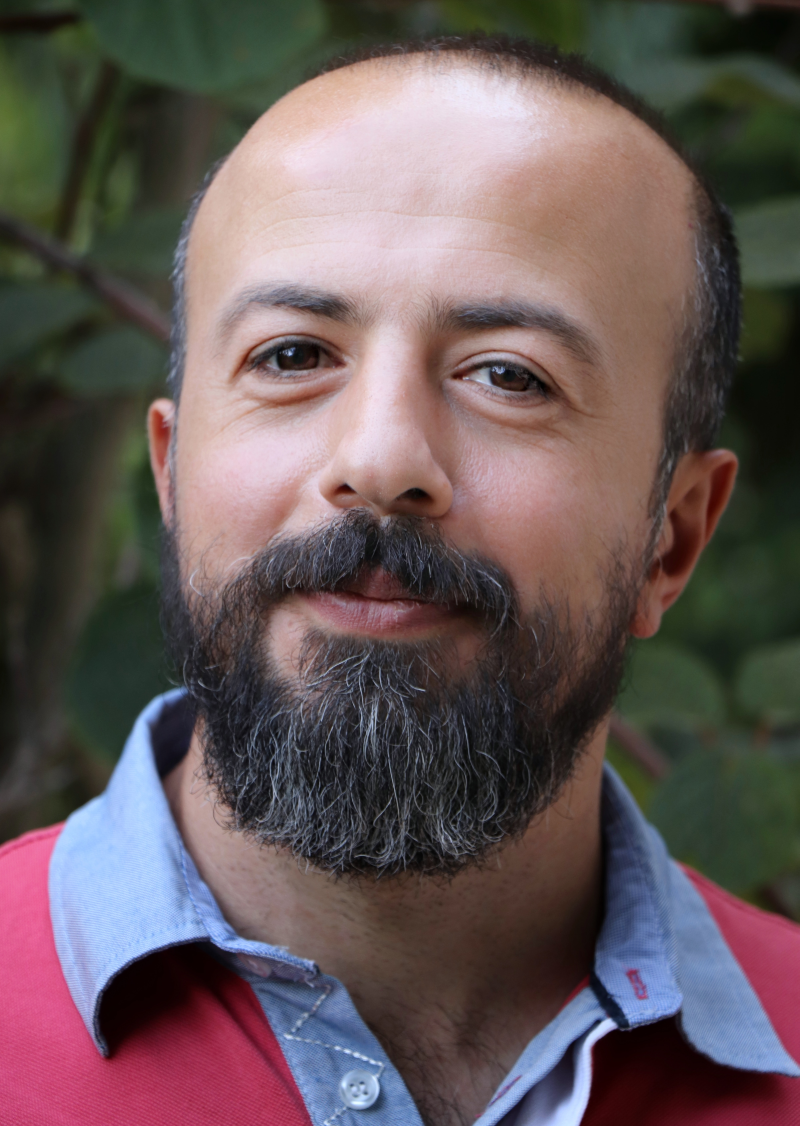
#> input picture CV/image.jpg, 3997 x 5629 px (shown at 1/5 size); the run also reads 1 picture not shown here
$ python QS.py
#> lines starting #> are read from the running program, lines starting #| are printed output that depends on the picture; after the words box and inside, x2 and y2 are one past the last pixel; in counts of white or black regions, pixels touching at a corner belong together; pictures that were not available may be replaced by others from this repository, and a replacement may not be noted
import cv2

# Question 1
# Write a code snippet to load and display an image named "image.jpg" using OpenCV.
image = cv2.imread("image.jpg")
#> image is the input picture: shape (5629, 3997, 3); mean B, G, R 88.1, 87.4, 101.6
cv2.imshow("Image", image)
cv2.waitKey(0)

# Question 2
# Modify the code to resize the image to a width of 800 pixels and maintain the aspect ratio.
resized_image = cv2.resize(image, (800, int(image.shape[0] * 800 / image.shape[1])))
cv2.imshow("Resized Image", resized_image)
cv2.waitKey(0)

# Question 3
# Implement face detection in the resized image using the Haar Cascade classifier for faces.
face_cascade = cv2.CascadeClassifier("haarcascade_frontalface_default.xml")
gray_image = cv2.cvtColor(resized_image, cv2.COLOR_BGR2GRAY)
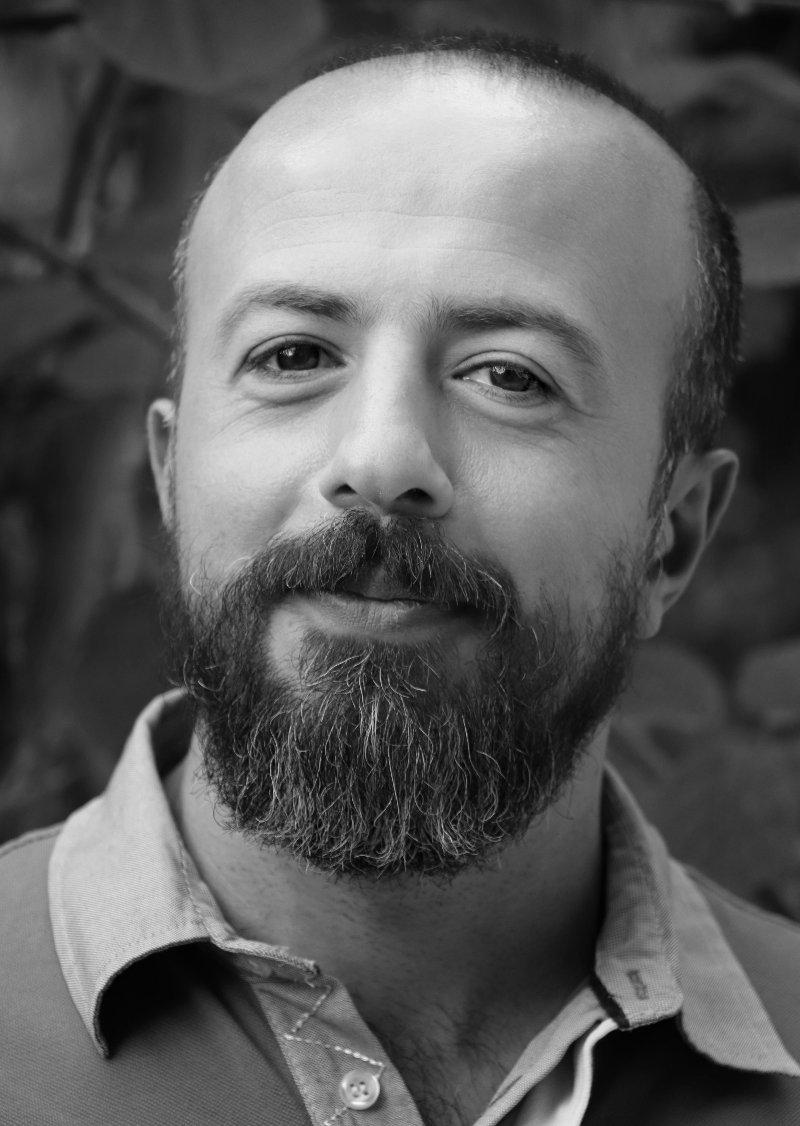
#> gray_image: shape (1126, 800); min 0, max 248, mean 91.6
faces = face_cascade.detectMultiScale(gray_image, 1.3, 5)
#> faces = [[70, 111, 628, 628]]

# Question 4
# Print the number of faces detected in the image.
print("Number of faces detected:", len(faces))
#| Number of faces detected: 1

# Question 5
# For each detected face, draw a rectangle around it using a blue color and a thickness of 2 pixels.
for (x, y, w, h) in faces:
    cv2.rectangle(resized_image, (x, y), (x + w, y + h), (255, 0, 0), 2)
#> this loop made 1 pass
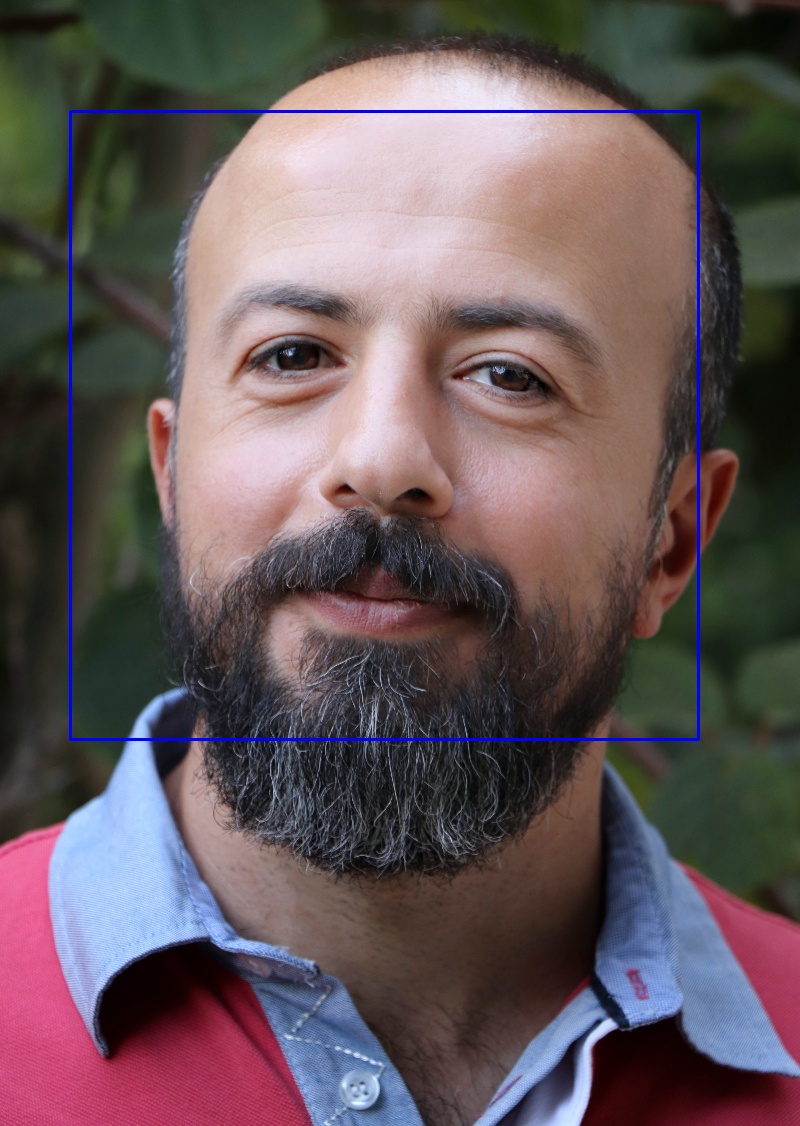
#> resized_image: shape (1126, 800, 3); mean B, G, R 89.5, 86.7, 100.8

cv2.imshow("Annotated Image", resized_image)
cv2.waitKey(0)

# Question 6
# Save the annotated image as "annotated_image.jpg".
cv2.imwrite("annotated_image.jpg", resized_image)

# Question 7
# Implement eye detection within each detected face region using the Haar Cascade classifier for eyes.
eye_cascade = cv2.CascadeClassifier("haarcascade_eye.xml")

for (x, y, w, h) in faces:
    face_region = resized_image[y:y + h, x:x + w]
    gray_face = cv2.cvtColor(face_region, cv2.COLOR_BGR2GRAY)
    eyes = eye_cascade.detectMultiScale(gray_face, 1.1, 3)

    # Question 8
    # Print the number of eyes detected in each face.
    print("Number of eyes detected in a face:", len(eyes))

    # Question 9
    # For each detected eye, draw a rectangle around it using a red color and a thickness of 2 pixels.
    for (ex, ey, ew, eh) in eyes:
        cv2.rectangle(face_region, (ex, ey), (ex + ew, ey + eh), (0, 0, 255), 2)

    cv2.imshow("Face with Eyes", resized_image)
    cv2.waitKey(0)
#> this loop made 1 pass
#> (x, y, w, h, eyes) on pass 1: (70, 111, 628, 628, [[147, 175, 151, 151], [360, 200, 138, 138]])
#| Number of eyes detected in a face: 2
#> pass 1, `face_region = resized_image[y:y + h, x:x + w]`:
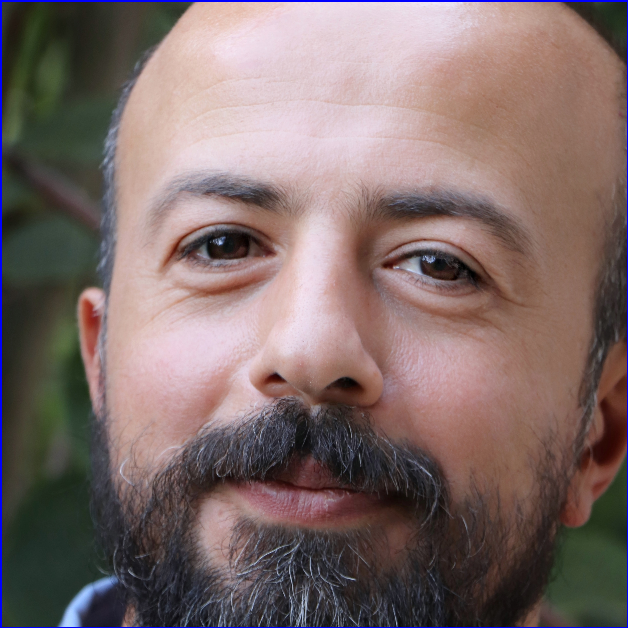
#> face_region: shape (628, 628, 3); mean B, G, R 105.2, 107.1, 125.7
#> pass 1, `gray_face = cv2.cvtColor(face_region, cv2.COLOR_BGR2GRAY)`:
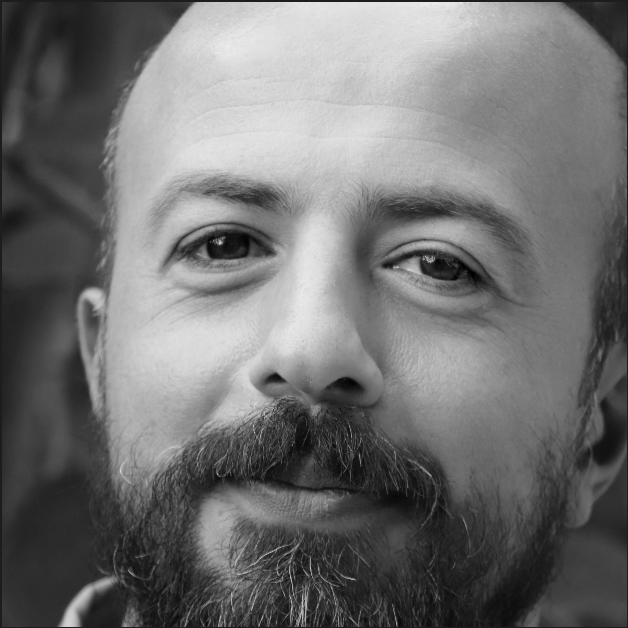
#> gray_face: shape (628, 628); min 0, max 239, mean 112.5
#> pass 1, `cv2.imshow("Face with Eyes", resized_image)`:
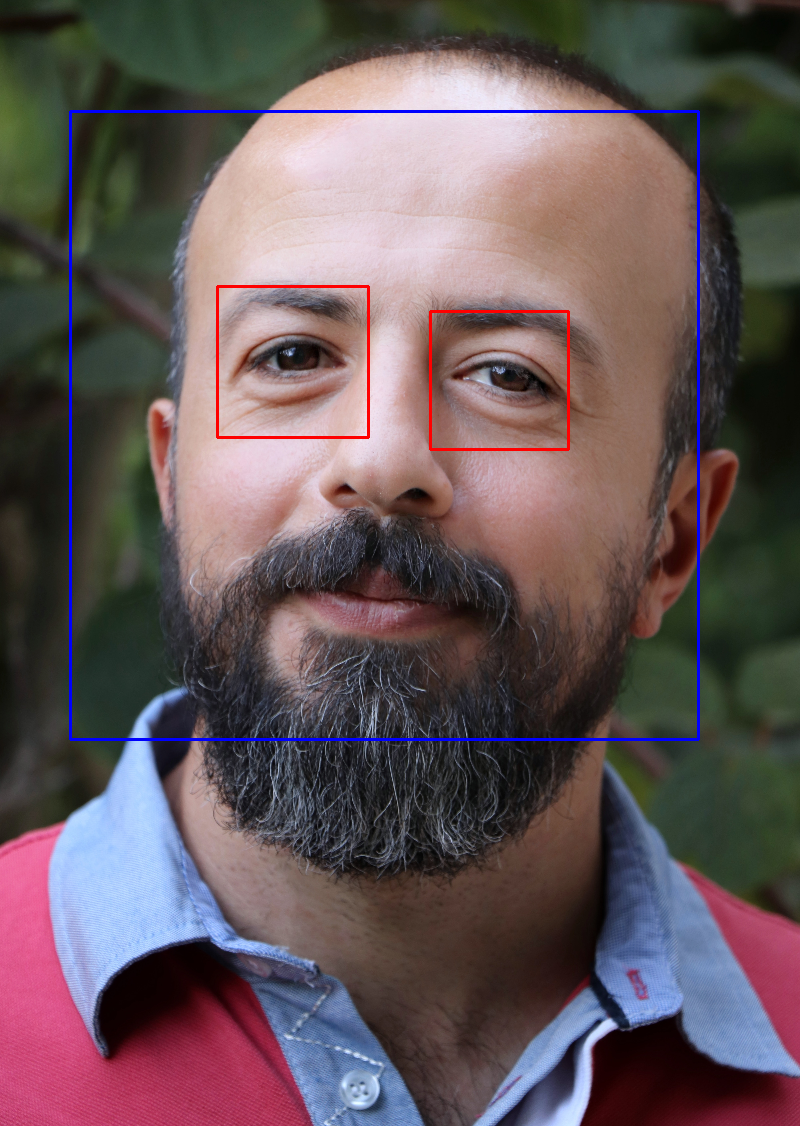
#> window 'Face with Eyes': shape (1126, 800, 3); mean B, G, R 89, 86.2, 101.1
#> after the loop:
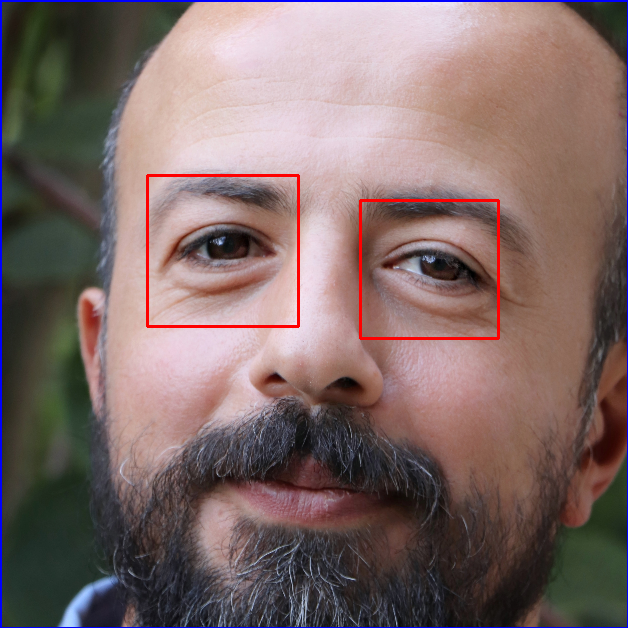
#> face_region: shape (628, 628, 3); 0.88% of pixels changed, all inside (x1, y1, x2, y2) = (146, 174, 500, 340)

# Question 10
# Save the final annotated image with face and eye rectangles as "final_image.jpg".
cv2.imwrite("final_image.jpg", resized_image)

# Question 11
# Write a code snippet to open a video file named "Humans TV Series Trailer.mp4" using OpenCV.
video = cv2.VideoCapture("Humans TV Series Trailer.mp4")

# Question 12
# Implement real-time face detection in the video stream using the Haar Cascade classifier for faces.
while True:
    ret, frame = video.read()

    if not ret:
        break

    gray_frame = cv2.cvtColor(frame, cv2.COLOR_BGR2GRAY)
    faces = face_cascade.detectMultiScale(gray_frame, 1.3, 5)
#> faces = [[53, 76, 386, 386]]

    # Question 13
    # For each detected face, draw a rectangle around it using a green color and a thickness of 2 pixels.
    for (x, y, w, h) in faces:
        cv2.rectangle(frame, (x, y), (x + w, y + h), (0, 255, 0), 2)
#> this loop made 1 pass
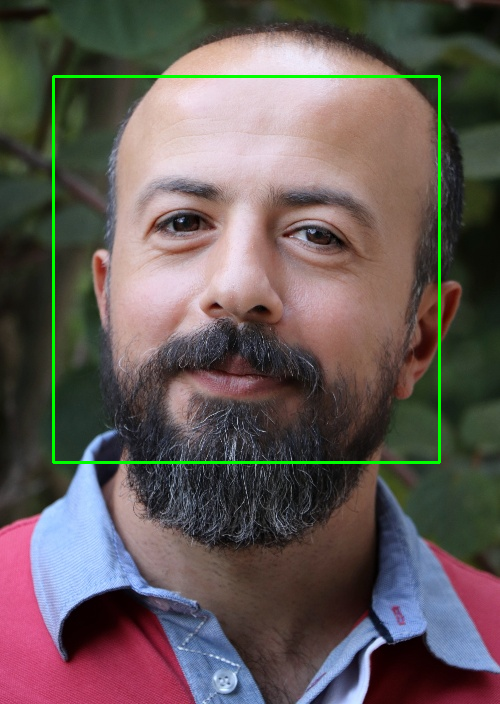
#> frame: shape (704, 500, 3); mean B, G, R 87, 89.7, 100.4

    # Question 14
    # Display the annotated video stream.
    cv2.imshow("Annotated Video", frame)

    # Question 15
    # Wait for the 'q' key to be pressed to exit the program.
    if cv2.waitKey(1) & 0xFF == ord('q'):
#> (key q is pressed here)
        break

# Release the video stream object and close all windows
video.release()
cv2.destroyAllWindows()
